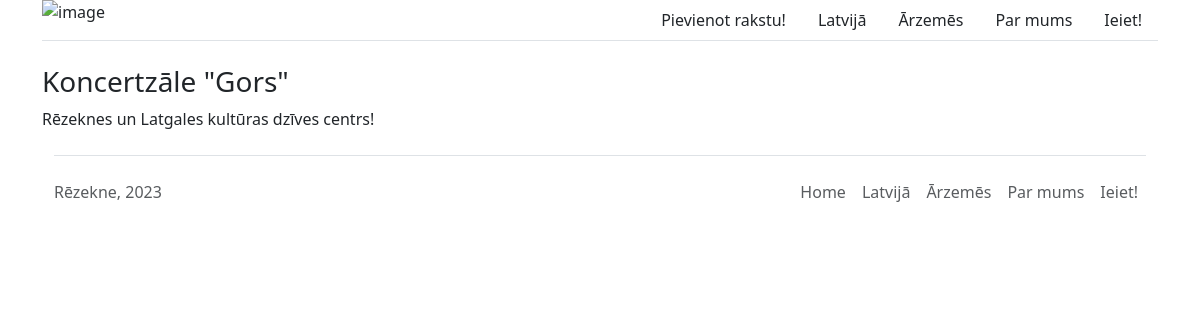
The app's page /article/4/ with its own data.
### main/models.py (models this page shows, shortened)
class Article(models.Model):
    title = models.CharField(max_length=30)
    text = models.TextField()
    image = models.ImageField(blank=True)
    category = models.ForeignKey(Category, on_delete=models.CASCADE, blank=True, null=True)
    pub_date = models.DateTimeField(auto_now_add=True, blank=True, null=True)

### main/views.py (the view)
# urls.py: path("article/<int:article_id>/", views.article, name="article"),
def article(request, article_id):
    data = Article.objects.get(id=article_id)
    return render(request, "article.html", {"article": data})

### main/template/article.html (shortened to what this page needs)
{% extends 'base.html' %}
{% block content %}
    <h3>{{ article.title }}</h3>
    <p>{{ article.text }}</p>
{% endblock content %}

### main/static/CSS/base.css (style rules this page uses)
body { margin: 0px; padding: 0px; }

### records on screen
Article: title "Koncertzāle \"Gors\"", text "Rēzeknes un Latgales kultūras dzīves centrs!"
